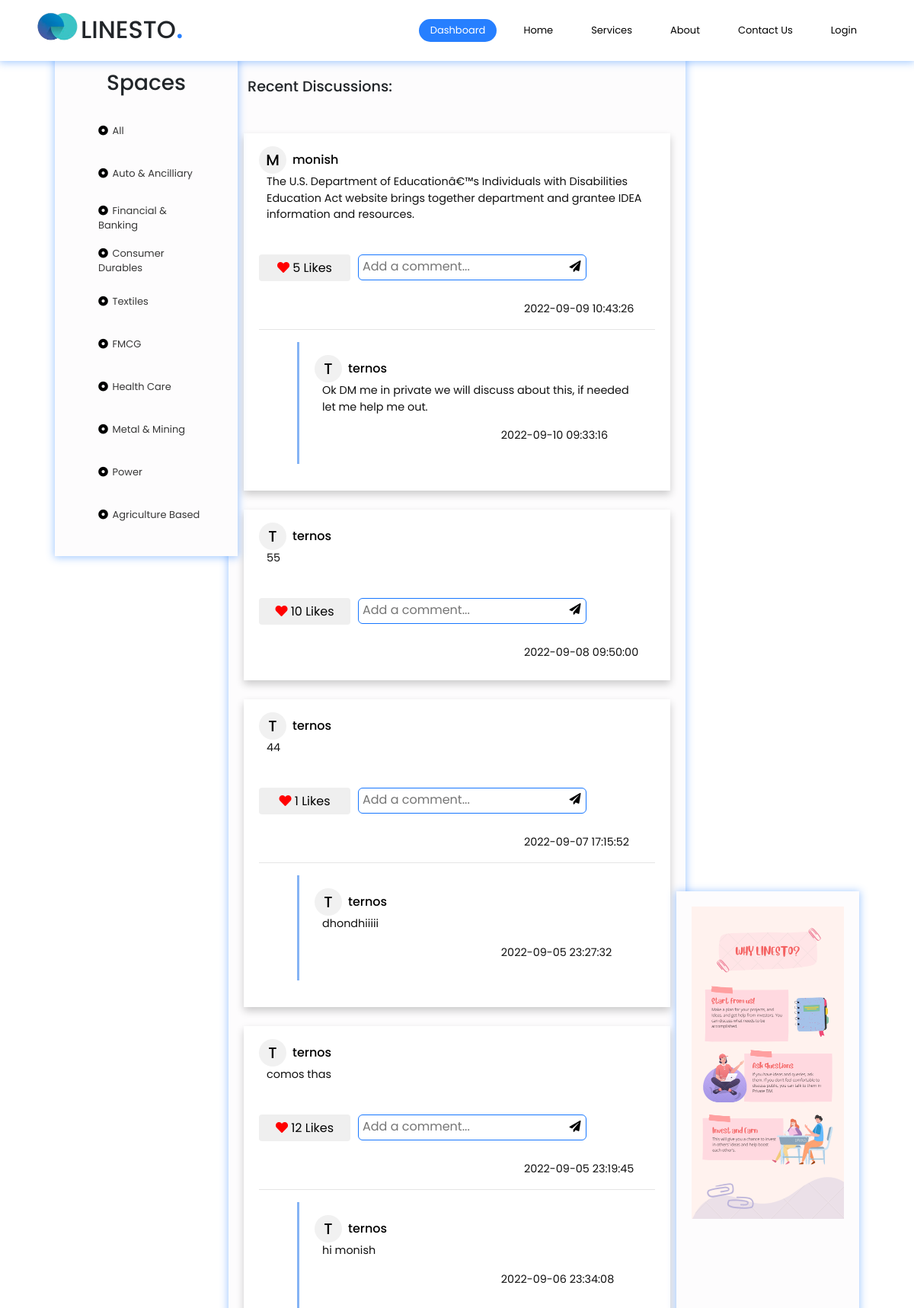
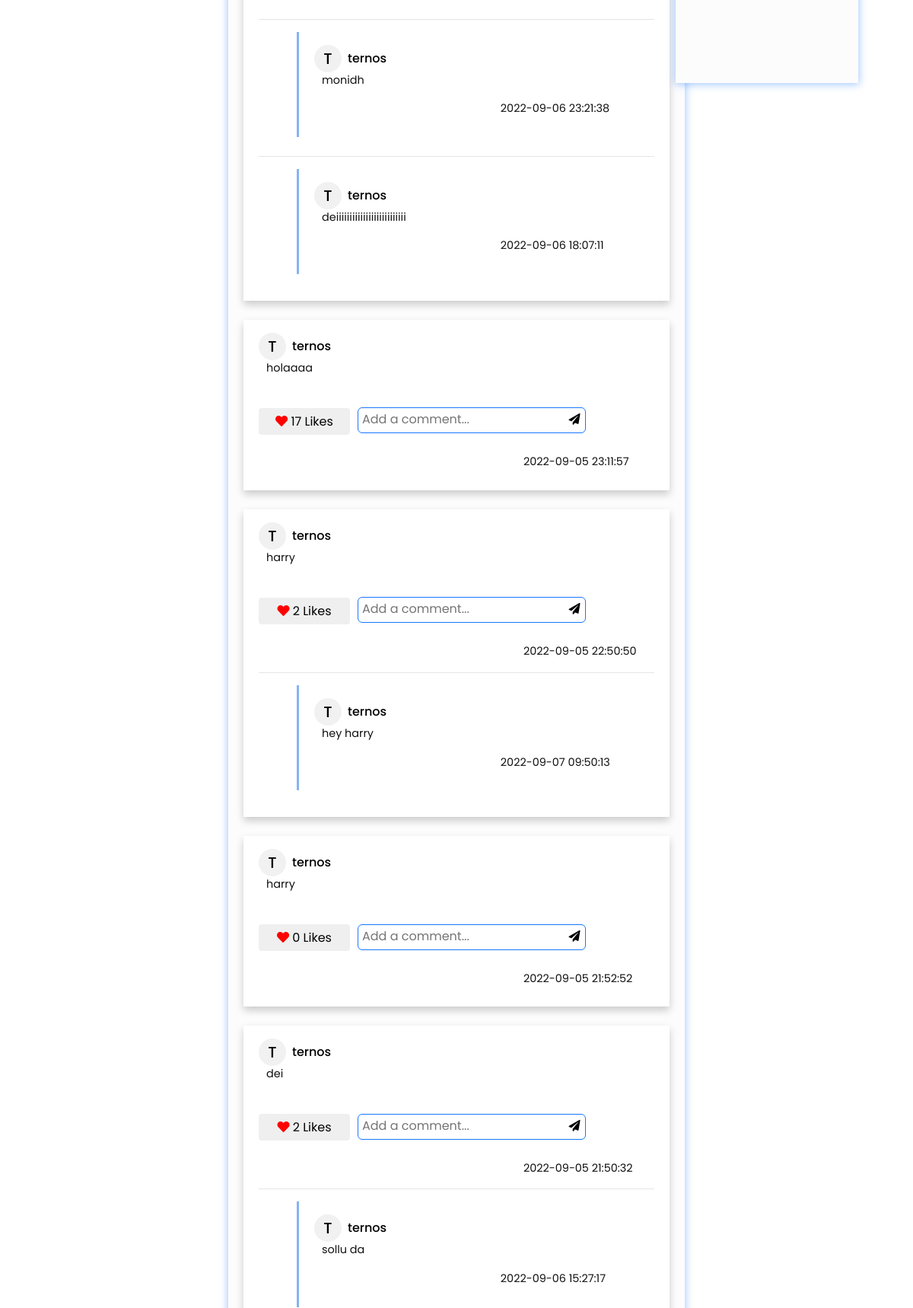
/forum_auth.php (upper part), run on the app's committed database (2 pictures, top to bottom).
### tables this page shows
CREATE TABLE IF NOT EXISTS `comments` (
  `id` int(11) NOT NULL AUTO_INCREMENT,
  `name` varchar(255) NOT NULL,
  `sector` varchar(45) NOT NULL,
  `comment` mediumtext NOT NULL,
  `created_at` datetime DEFAULT CURRENT_TIMESTAMP,
  `likes` int(11) UNSIGNED DEFAULT '0',
  PRIMARY KEY (`id`)
);

CREATE TABLE IF NOT EXISTS `reply` (
  `id` int(11) NOT NULL AUTO_INCREMENT,
  `parent_id` varchar(45) NOT NULL,
  `name` varchar(45) NOT NULL,
  `sector` varchar(45) DEFAULT NULL,
  `comment` mediumtext NOT NULL,
  `created_at` datetime NOT NULL DEFAULT CURRENT_TIMESTAMP ON UPDATE CURRENT_TIMESTAMP,
  PRIMARY KEY (`id`)
);

### forum_auth.php (the view, shortened to what this page needs)
<?php
include 'config.php';
?>
<!DOCTYPE html>
<html>
<head>
	<link rel="stylesheet" type="text/css" href="./style.css">
    <link rel="stylesheet" href="https://maxcdn.bootstrapcdn.com/bootstrap/4.1.3/css/bootstrap.min.css">
    <link rel="stylesheet" href="https://use.fontawesome.com/releases/v5.6.3/css/all.css">
</head>
<body>
		<div class="navibar" id="#forum">
            <img class="logo-cc" src="./assets/logo.png" width="70%" height="70%">
            <div class="logo">
                <h2>LINESTO<span>.</span></h2>
            </div>
            <div class="nav__links">
            <a href="./forum_auth.php" class="active nav__link">Dashboard</a>
			<a href="./index.php#home" class="nav__link">Home</a>
            <a href="./index.php#services" class="nav__link">Services</a>
            <a href="./index.php#about" class="nav__link">About</a>
            <a href="./index.php#contact" class="nav__link">Contact Us</a>
            <a href="login.php" class="nav__link">Login</a>
            </div>
        </div>
		<div class="login-box">
			<div class="sidebar_left">
                <h3>Spaces</h3>
                <form class="sidebar_content" method="POST">
                    <button name="All" value="All"><i class="fa fa-dot-circle-o"></i> All</button>
                    <button name="Auto_ancilliary" value="Auto_ancilliary"><i class="fa fa-dot-circle-o"></i> Auto & Ancilliary</button>
                    <button name="Financial_banking" value="Financial_banking"><i class="fa fa-dot-circle-o"></i> Financial & Banking</button>
                    <button name="Consumer_durables" value="Consumer_durables"><i class="fa fa-dot-circle-o"></i> Consumer Durables</button>
                    <button name="Textiles" value="Textiles"><i class="fa fa-dot-circle-o"></i> Textiles</button>
                    <button name="FMCG" value="FMCG"><i class="fa fa-dot-circle-o"></i> FMCG</button>
                    <button name="Health_care" value="Health_care"><i class="fa fa-dot-circle-o"></i> Health Care</button>
                    <button name="Metal_mining" value="Metal_mining"><i class="fa fa-dot-circle-o"></i> Metal & Mining</button>
                    <button name="Power" value="Power"><i class="fa fa-dot-circle-o"></i> Power</button>
                    <button name="Agriculture_based" value="Agriculture_based"><i class="fa fa-dot-circle-o"></i> Agriculture Based</button>
                </form>
            </div>
            <center>
            <div class="wrapper">
                <h3 class="discussions">Recent Discussions: </h3>
            <div class="prev-comments">
                    <?php
                    $value1 = $_POST['Auto_ancilliary'];
                    $value2 = $_POST['Financial_banking'];
                    $value3 = $_POST['Consumer_durables'];
                    $value4 = $_POST['Textiles'];
                    $value5 = $_POST['FMCG'];
                    $value6 = $_POST['Health_care'];
                    $value7 = $_POST['Metal_mining'];
                    $value8 = $_POST['Power'];
                    $value9 = $_POST['Agriculture_based'];
                    $value10 = $_POST['Service_sector'];
                    $value11= $_POST['Oil_gas'];
                    $value12 = $_POST['Others'];
                    if($value1 =="" && $value2 =="" && $value3 =="" && $value4 =="" && $value5 =="" && $value6 =="" && $value7 =="" && $value8 =="" && $value9 =="" && $value10 =="" && $value11 == "" && $value12 == "" ){
                    $sql = "SELECT * FROM comments ORDER BY id DESC";
                    }
                    else{
                    $sql = "SELECT * FROM comments WHERE sector = '$value1$value2$value3$value4$value5$value6$value7$value8$value9$value10$value11$value12' ORDER BY id DESC";
                }
                    $result = mysqli_query($link, $sql);
                    if (mysqli_num_rows($result) > 0) {
                        while ($row = mysqli_fetch_assoc($result)) {
                    ?>
                <div class="single-item">
                    <div class="cmt_user"><div class="circle2">
                        <h5>
                            <?php
                                $name = $row['name'];
                                $f_letter = strtoupper($name[0]);
                                echo $f_letter;
                            ?>
                        </h5>
                    </div>
                    <form action="chat.php" method="POST" class="form">
                        <button class="reply_username" name="user_btn"><h6><?php echo $row['name']; ?></h6></button>
                    </form>
                    </div>
                        <p><?php echo $row['comment']; ?></p><div class="lcr">
                        <table class="lke_rply">
                            <tr>
                                <td>
                                    <form action="likcmt.php" method="POST" class="form">
                                        <button class="like_btn"><i class="fa fa-heart"></i> <?php  echo $row['likes'] ?> Likes</button>
                                    </form>
                                </td>
                                    <form action="likcmt.php" method="POST" class="form">
                                    <td>
                                        <div class="search">
                                            <textarea class="reply_inpt" name="reply" placeholder="Add a comment..." value="" required></textarea>
                                            <button class="reply_btn"><span class="fa fa-send"></span></button>
                                        </div>
                                    </form>
                            </tr>
                        </table>
                    </div>
                        <p class="created_at"><?php echo $row['created_at']; ?></p>
                <?php
                    $row_idd = $row['id'];
                    $sql1 = "SELECT * FROM reply WHERE parent_id = $row_idd ORDER BY id DESC limit 3";
                    $result1 = mysqli_query($link, $sql1);
                    if (mysqli_num_rows($result1) > 0) {
                        while ($row1 = mysqli_fetch_assoc($result1)) {?>
                        <hr>
                            <div class="repy">
                            <div class="cmt_user"><div class="circle2">
                        <h5>
                            <?php
                                $name = $row1['name'];
                                $f_letter = strtoupper($name[0]);
                                echo $f_letter;
                            ?>
                        </h5>
                    </div>
                    <form action="chat.php" method="POST" class="form">
                        <button class="reply_username" name="user_btn"><h6><?php echo $row1['name']; ?></h6></button>
                    </form>
                    </div>
                                <p><?php echo $row1['comment']; ?></p>
                        <p class="created_at_reply"><?php echo $row1['created_at']; ?></p>
                            </div>
                      <?php
                        }
                    }
                    ?>
                    </div>
			<?php
                }
            }
            ?>
                </div>
            </div>
        </center>
        <div class="sidebar_rightt">
			<img src="banner.png" alt="">
		</div>
		</div>
</body>
</html>

### style.css (style rules this page uses)
* { padding: 0; margin: 0; box-sizing: border-box; font-family: "Poppins", sans-serif; max-width: 100%; }
.navibar { display: flex; align-items: center; justify-content: space-between; padding: 10px 50px; box-shadow: 0 1px 10px 1px #2680ff6b; width: 100%; height: 10vh; position: fixed; background-color: white; transition: all 0.5s ease-in-out; z-index: 99; }
.logo h2 { cursor: pointer; padding-left: 7vh; }
.logo span { color: #267fff; font-size: 40px; }
.logo-cc { position: absolute; width: 70px; height: 50px; left: 5vh; top: 1.1vh; }
.nav__links { display: flex; align-items: center; justify-content: center; }
.nav__link { margin: 0 10px; color: rgb(0, 0, 0); padding: 5px 15px; border-radius: 100px; transition: all 0.2s ease-in-out; text-decoration: none; }
.nav__links a { font-size: 13px; }
.nav__link.active, .nav__link:hover { background-color: #267fff; color: white; text-decoration: none; }
.like_btn { width: 120px; height: 35px; border: none; border-radius: 4px; }
.wrapper { padding: 20px; background-color: #fdfcfd; box-shadow: 0 1px 10px 1px #2680ff6b; width: 600px; min-height: 250px; margin-bottom: 5vh; }
.wrapper .prev-comments { margin-top: 50px; }
.wrapper .prev-comments .single-item { background: #FFF; box-shadow: 0 5px 10px rgba(0, 0, 0, 0.2); padding: 10px 20px; text-align: left; margin-bottom: 25px; }
.repy { background: #FFF; padding: 10px 20px; text-align: left; margin-bottom: 25px; border-left: 5px solid #85b3f4; margin-left: 50px; border-width: 3px; }
.reply_inpt { height: 34px; resize: none; padding-left: 5px; padding-top: 3px; border-radius: 6px; border-color: #1777ff; margin-top: 8%; width: 300px; margin-bottom: 20px; margin-left: 10px; }
.wrapper .prev-comments .single-item p { font-size: .9rem; color: #111; margin-left: 10px; }
.sidebar_left { width: 20%; padding: 20px; position: fixed; min-height: 82vh; background-color: #fdfcfd; box-shadow: 0 1px 10px 1px #2680ff6b; margin-left: 6%; display: flex; justify-content: space-around; flex-direction: column; -ms-overflow-style: none; scrollbar-width: none; overflow-x: hidden; overflow-y: scroll; }
.sidebar_left h3 { text-align: center; }
.sidebar_left button { width: 80%; height: 35px; margin-left: 11%; color: rgb(55, 55, 55); display: block; border-width: 0px; border-radius: 5px; background-color: transparent; text-align: left; padding-left: 15px; }
.fa { color: rgb(0, 0, 0); }
.sidebar_content { position: relative; max-height: 72vh; flex-direction: column; overflow-y: scroll; }
.sidebar_content button { margin-top: 21px; font-size: 13px; }
.fa-dot-circle-o { margin-right: 2px; font-size: small; }
.search { position: relative; }
.circle2 { width: 36px; height: 36px; background-color: #f1f1f1; color: #000; border-radius: 18px; border-width: 1px; border-color: #1777ff; text-align: center; padding-top: 6px; margin-top: 7px; }
.created_at { padding-left: 65%; font-size: smaller; }
.created_at_reply { padding-left: 55%; }
.cmt_user { display: flex; }
.fa-heart { color: red; }
.discussions { padding-top: 10px; padding-left: 5px; text-align: left; font-family: 'poppins'; font-size: larger; }
.reply_btn { position: absolute; top: 25px; right: 0px; font-size: 15px; color: #000; width: 30px; height: 32px; border: none; border-radius: 4px; background-color: transparent; float: right; margin-left: 20%; border-color: transparent; }
.lcr { display: flex; }
.reply_username { background-color: transparent; border-color: transparent; border-width: 0px; margin-top: 15px; margin-left: 8px; cursor: pointer; }
.login-box { padding-top: 6%; }
.sidebar_rightt { width: 20%; padding: 20px; position: fixed; height: 82vh; background-color: #fdfcfd; box-shadow: 0 1px 10px 1px #2680ff6b; margin-left: 74%; top: 13%; display: flex; flex-direction: column; overflow-y: scroll; overflow-x: hidden; }

### data on the page
comments: name "M", name "monish", comment "The U.S. Department of Educationâ€™s Individuals with Disabilities Education Act website brings together department and grantee IDEA information and resources.", likes "5", created_at "2022-09-09 10:43:26"
reply: name "T", name "ternos", comment "Ok DM me in private we will discuss about this, if needed let me help me out.", created_at "2022-09-10 09:33:16"
comments: name "T", name "ternos", comment "55", likes "10", created_at "2022-09-08 09:50:00"
comments: name "T", name "ternos", comment "44", likes "1", created_at "2022-09-07 17:15:52"
reply: name "T", name "ternos", comment "dhondhiiiii", created_at "2022-09-05 23:27:32"
comments: name "T", name "ternos", comment "comos thas", likes "12", created_at "2022-09-05 23:19:45"
reply: name "T", name "ternos", comment "hi monish", created_at "2022-09-06 23:34:08"
reply: name "T", name "ternos", comment "monidh", created_at "2022-09-06 23:21:38"
reply: name "T", name "ternos", comment "deiiiiiiiiiiiiiiiiiiiiiiiiii", created_at "2022-09-06 18:07:11"
comments: name "T", name "ternos", comment "holaaaa", likes "17", created_at "2022-09-05 23:11:57"
comments: name "T", name "ternos", comment "harry", likes "2", created_at "2022-09-05 22:50:50"
reply: name "T", name "ternos", comment "hey harry", created_at "2022-09-07 09:50:13"
comments: name "T", name "ternos", comment "harry", likes "0", created_at "2022-09-05 21:52:52"
comments: name "T", name "ternos", comment "dei", likes "2", created_at "2022-09-05 21:50:32"
reply: name "T", name "ternos", comment "sollu da", created_at "2022-09-06 15:27:17"
